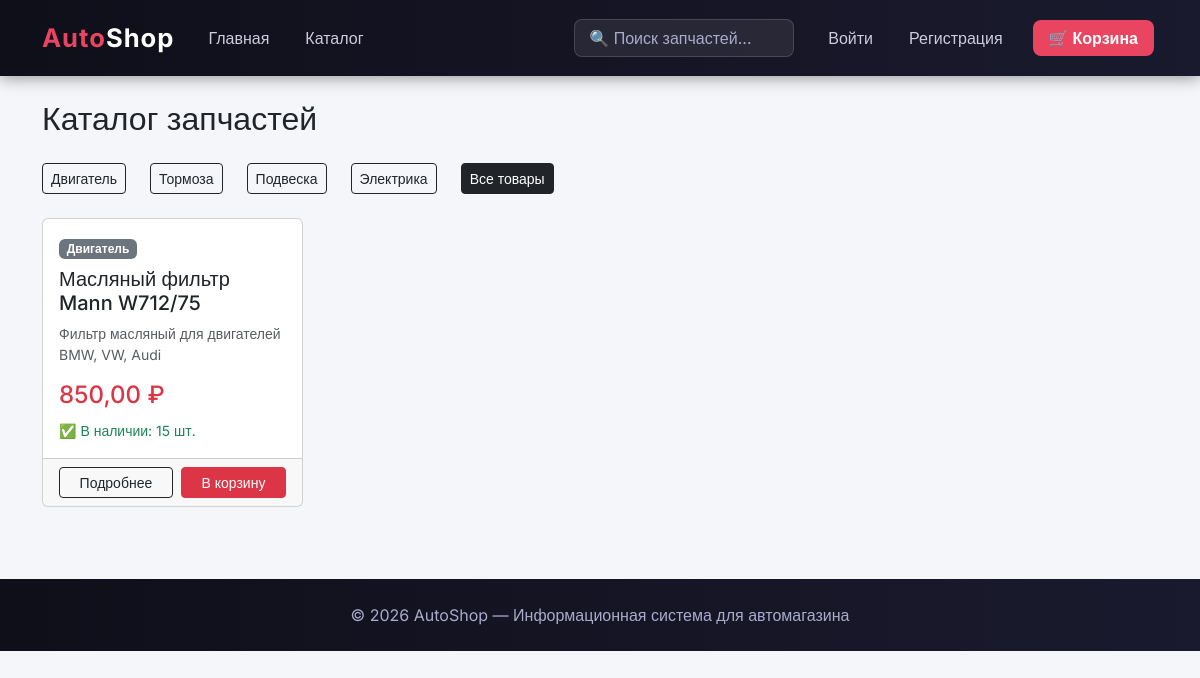
Before: /catalog/?category=dvigatel with the older database file.
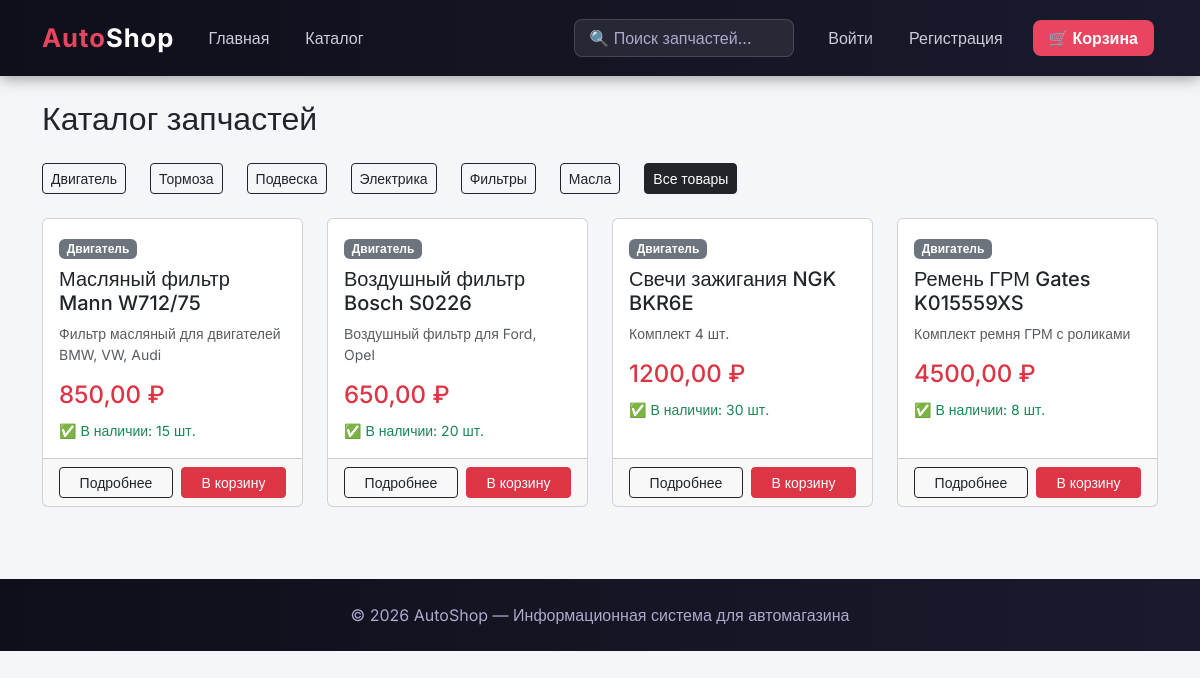
After: the same page with the newer database file.
### store/models.py (models this page shows, shortened)
class Category(models.Model):
    name = models.CharField(max_length=200, verbose_name='Название')
    slug = models.SlugField(unique=True)
    class Meta:
        verbose_name = 'Категория'
        verbose_name_plural = 'Категории'

class Product(models.Model):
    category = models.ForeignKey(Category, on_delete=models.CASCADE, verbose_name='Категория')
    name = models.CharField(max_length=200, verbose_name='Название')
    description = models.TextField(verbose_name='Описание', blank=True)
    price = models.DecimalField(max_digits=10, decimal_places=2, verbose_name='Цена')
    stock = models.PositiveIntegerField(default=0, verbose_name='Остаток')
    available = models.BooleanField(default=True, verbose_name='В наличии')
    created = models.DateTimeField(auto_now_add=True)
    class Meta:
        verbose_name = 'Товар'
        verbose_name_plural = 'Товары'

### store/views.py (the view)
# urls.py: path('catalog/', views.catalog, name='catalog'),
def catalog(request):
    products = Product.objects.filter(available=True)
    categories = Category.objects.all()
    category_slug = request.GET.get('category')
    if category_slug:
        category = get_object_or_404(Category, slug=category_slug)
        products = products.filter(category=category)
    return render(request, 'store/catalog.html', {'products': products, 'categories': categories})

### templates/store/catalog.html (shortened to what this page needs)
{% extends 'base.html' %}
{% block content %}
<h2 class="mb-4">Каталог запчастей</h2>
<div class="row mb-3">
    {% for category in categories %}
    <div class="col-auto mb-2">
        <a href="/catalog/?category={{ category.slug }}" class="btn btn-outline-dark btn-sm">{{ category.name }}</a>
    </div>
    {% endfor %}
    <div class="col-auto mb-2">
        <a href="/catalog/" class="btn btn-dark btn-sm">Все товары</a>
    </div>
</div>
<div class="row">
    {% for product in products %}
    <div class="col-md-3 mb-4">
        <div class="card h-100">
            <div class="card-body">
                <span class="badge bg-secondary mb-2">{{ product.category.name }}</span>
                <h5 class="card-title">{{ product.name }}</h5>
                <p class="card-text text-muted small">{{ product.description|truncatechars:100 }}</p>
                <h4 class="text-danger">{{ product.price }} ₽</h4>
                {% if product.stock > 0 %}
                    <small class="text-success">✅ В наличии: {{ product.stock }} шт.</small>
                {% else %}
                    <small class="text-danger">❌ Нет в наличии</small>
                {% endif %}
            </div>
            <div class="card-footer d-flex gap-2">
                <a href="/product/{{ product.pk }}/" class="btn btn-outline-dark btn-sm flex-fill">Подробнее</a>
                <a href="/cart/add/{{ product.pk }}/" class="btn btn-danger btn-sm flex-fill">В корзину</a>
            </div>
        </div>
    </div>
    {% empty %}
    <p class="text-muted">Товары не найдены.</p>
    {% endfor %}
</div>
{% endblock %}

Changed rows visible on the page:
added Category: name "Фильтры"
added Category: name "Масла"
added Product: category.name "Двигатель", name "Воздушный фильтр Bosch S0226", description "Воздушный фильтр для Ford, Opel", price "650,00", stock "20"
added Product: category.name "Двигатель", name "Свечи зажигания NGK BKR6E", description "Комплект 4 шт.", price "1200,00", stock "30"
added Product: category.name "Двигатель", name "Ремень ГРМ Gates K015559XS", description "Комплект ремня ГРМ с роликами", price "4500,00", stock "8"
